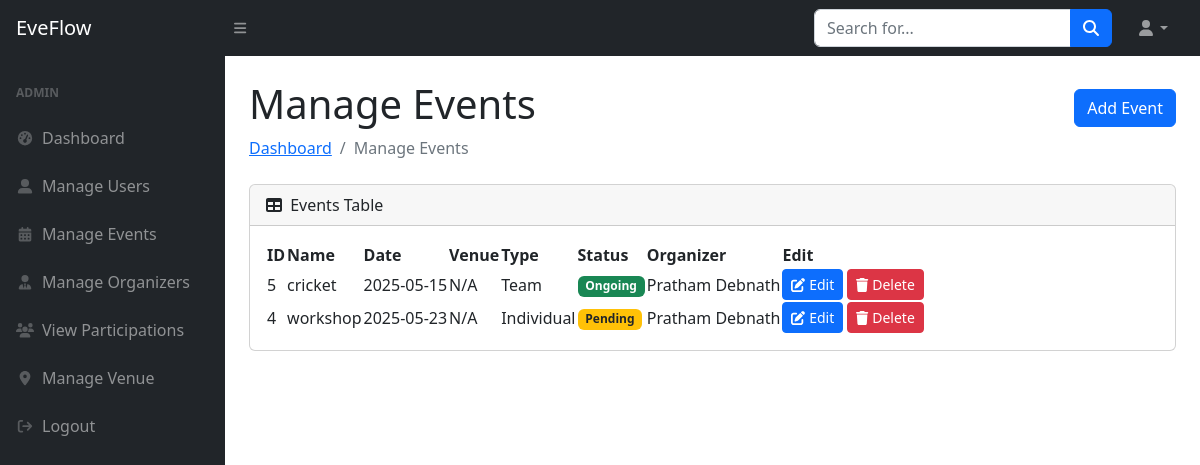
The page /adminpanel/manage_events.php (signed in) on the database its author committed.
### tables this page shows
CREATE TABLE `events` (
  `event_id` int(11) NOT NULL,
  `event_name` varchar(255) NOT NULL,
  `event_date` date NOT NULL,
  `venue_id` int(11) DEFAULT NULL,
  `event_type` enum('Individual','Team') NOT NULL,
  `status` enum('Pending','Ongoing','Completed') NOT NULL DEFAULT 'Pending',
  `organizer_id` varchar(20) NOT NULL,
  `created_at` timestamp NOT NULL DEFAULT current_timestamp()
);

CREATE TABLE `organizers` (
  `organizer_id` varchar(20) NOT NULL,
  `email` varchar(255) NOT NULL,
  `organizer_name` varchar(255) NOT NULL,
  `phone` varchar(20) NOT NULL,
  `department` varchar(255) NOT NULL,
  `semester` varchar(255) NOT NULL,
  `role` varchar(100) NOT NULL,
  `password` varchar(255) NOT NULL,
  `created_at` timestamp NOT NULL DEFAULT current_timestamp(),
  `updated_at` timestamp NOT NULL DEFAULT current_timestamp() ON UPDATE current_timestamp()
);

### adminpanel/manage_events.php (the view, shortened to what this page needs)
<?php
$host = "localhost";
$user = "root";
$password = "";
$database = "eveflow_db";
$conn = new mysqli($host, $user, $password, $database);
$events_query = "SELECT e.*, v.venue_name, o.organizer_name
                 FROM events e
                 LEFT JOIN venue v ON e.venue_id = v.venue_id
                 LEFT JOIN organizers o ON e.organizer_id = o.organizer_id
                 ORDER BY e.created_at DESC";
$events = $conn->query($events_query);
$venue_query = $conn->query("SELECT * FROM venue");
$has_venues = false;
if ($venue_query && $venue_query->num_rows > 0) {
    $has_venues = true;
} else {
    $venue_options = "<option value='' disabled selected>No venues available</option>";
}
$organizer_query = $conn->query("SELECT organizer_id, organizer_name FROM organizers");
$has_organizers = false;
if ($organizer_query && $organizer_query->num_rows > 0) {
    $has_organizers = true;
} else {
    $organizer_options = "<option value='' disabled selected>No organizers available</option>";
}
?>
<!DOCTYPE html>
<html lang="en">
<head>
    <link href="https://cdn.jsdelivr.net/npm/simple-datatables@7.1.2/dist/style.min.css" rel="stylesheet" />
    <link href="css/styles.css" rel="stylesheet" />
</head>
<body class="sb-nav-fixed">
    <nav class="sb-topnav navbar navbar-expand navbar-dark bg-dark">
        <a class="navbar-brand ps-3" href="admin.php">EveFlow</a>
        <button class="btn btn-link btn-sm order-1 order-lg-0 me-4 me-lg-0" id="sidebarToggle" href="#!"><i class="fas fa-bars"></i></button>
        <form class="d-none d-md-inline-block form-inline ms-auto me-0 me-md-3 my-2 my-md-0">
            <div class="input-group">
                <input class="form-control" type="text" placeholder="Search for..." aria-label="Search for..." aria-describedby="btnNavbarSearch" />
                <button class="btn btn-primary" id="btnNavbarSearch" type="button"><i class="fas fa-search"></i></button>
            </div>
        </form>
        <ul class="navbar-nav ms-auto ms-md-0 me-3 me-lg-4">
            <li class="nav-item dropdown">
                <a class="nav-link dropdown-toggle" id="navbarDropdown" href="#" role="button" data-bs-toggle="dropdown" aria-expanded="false"><i class="fas fa-user fa-fw"></i></a>
            </li>
        </ul>
    </nav>
    <div id="layoutSidenav">
        <div id="layoutSidenav_nav">
            <nav class="sb-sidenav accordion sb-sidenav-dark" id="sidenavAccordion">
                <div class="sb-sidenav-menu">
                    <div class="nav">
                        <div class="sb-sidenav-menu-heading">Admin</div>
                        <a class="nav-link" href="admin.php">
                            <div class="sb-nav-link-icon"><i class="fas fa-tachometer-alt fa-fw"></i></div>
                            Dashboard
                        </a>
                        <a class="nav-link" href="manage_users.php">
                            <div class="sb-nav-link-icon"><i class="fas fa-user-alt fa-fw"></i></div>
                            Manage Users
                        </a>
                        <a class="nav-link" href="manage_events.php">
                            <div class="sb-nav-link-icon"><i class="fas fa-calendar-alt fa-fw"></i></div>
                            Manage Events
                        </a>
                        <a class="nav-link" href="manage_organizers.php">
                            <div class="sb-nav-link-icon"><i class="fas fa-user-tie fa-fw"></i></div>
                            Manage Organizers
                        </a>
                        <a class="nav-link" href="manage_teams.php">
                            <div class="sb-nav-link-icon"><i class="fas fa-users fa-fw"></i></div>
                            View Participations
                        </a>
                        <a class="nav-link" href="manage_venue.php">
                            <div class="sb-nav-link-icon"><i class="fas fa-location-dot fa-fw"></i></div>
                            Manage Venue
                        </a>
                        <a class="nav-link" href="../adminlogout.php">
                            <div class="sb-nav-link-icon"><i class="fas fa-sign-out fa-fw"></i></div>
                            Logout
                        </a>
                    </div>
                </div>
            </nav>
        </div>
        <div id="layoutSidenav_content">
            <main>
                <div class="container-fluid px-4">
                    <div class="d-flex justify-content-between align-items-center mt-4">
                        <h1>Manage Events</h1>
                        <button class="btn btn-primary <?php echo (!$has_venues || !$has_organizers) ? 'disabled' : ''; ?>" data-bs-toggle="modal" data-bs-target="#addEventModal">Add Event</button>
                    </div>
                    <ol class="breadcrumb mb-4">
                        <li class="breadcrumb-item"><a href="admin.php">Dashboard</a></li>
                        <li class="breadcrumb-item active">Manage Events</li>
                    </ol>
                    <div class="card mb-4">
                        <div class="card-header">
                            <i class="fas fa-table me-1"></i>
                            Events Table
                        </div>
                        <div class="card-body">
                            <table id="datatablesSimple">
                                <thead>
                                    <tr>
                                        <th>ID</th>
                                        <th>Name</th>
                                        <th>Date</th>
                                        <th>Venue</th>
                                        <th>Type</th>
                                        <th>Status</th>
                                        <th>Organizer</th>
                                        <th>Edit</th>
                                    </tr>
                                </thead>
                                <tbody>
                                    <?php while($row = $events->fetch_assoc()): ?>
                                        <tr>
                                            <td><?= $row['event_id'] ?></td>
                                            <td><?= htmlspecialchars($row['event_name']) ?></td>
                                            <td><?= $row['event_date'] ?></td>
                                            <td><?= htmlspecialchars($row['venue_name']) ?: 'N/A' ?></td>
                                            <td><?= htmlspecialchars($row['event_type']) ?></td>
                                            <td>
                                                <?php
                                                $badge_class = '';
                                                switch ($row['status']) {
                                                    case 'Pending':
                                                        $badge_class = 'bg-warning text-dark';
                                                        break;
                                                    case 'Ongoing':
                                                        $badge_class = 'bg-success text-white';
                                                        break;
                                                }
                                                ?>
                                                <span class="badge <?php echo $badge_class; ?>">
                                                    <?= htmlspecialchars($row['status']) ?>
                                                </span>
                                            </td>
                                            <td><?= htmlspecialchars($row['organizer_name']) ?: 'N/A' ?></td>
                                            <td>
                                                <button class="btn btn-sm btn-primary <?php echo (!$has_venues) ? 'disabled' : ''; ?>" data-bs-toggle="modal" data-bs-target="#editEventModal<?= $row['event_id'] ?>">
                                                    <i class="fas fa-edit"></i> Edit
                                                </button>
                                                <a href="?delete=<?= $row['event_id'] ?>" class="btn btn-sm btn-danger" onclick="return confirm('Are you sure you want to delete this event?');">
                                                    <i class="fas fa-trash"></i> Delete
                                                </a>
                                            </td>
                                        </tr>
                                    <?php endwhile; ?>
                                </tbody>
                            </table>
                        </div>
                    </div>
                </div>
            </main>
        </div>
    </div>
</body>
</html>

### rows shown on the page
events: event_id "5", event_name "cricket", event_date "2025-05-15", venue_name "N/A", event_type "Team", status "Ongoing", organizer.organizer_name "Pratham Debnath"
events: event_id "4", event_name "workshop", event_date "2025-05-23", venue_name "N/A", event_type "Individual", status "Pending", organizer.organizer_name "Pratham Debnath"
